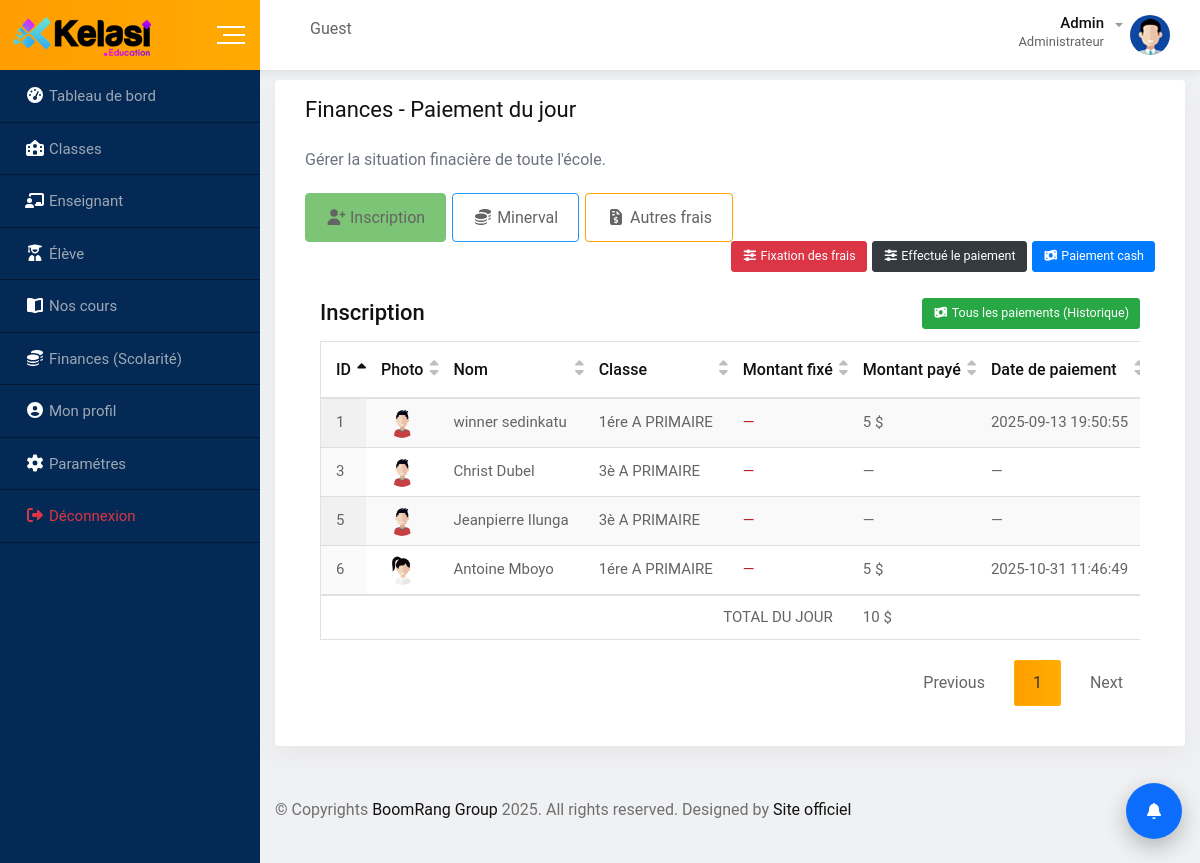
The page /admin/paiement.php (signed in) on the database its author committed.
### tables this page shows
CREATE TABLE `students` (
  `id` int(11) NOT NULL,
  `first_name` varchar(100) NOT NULL,
  `last_name` varchar(100) NOT NULL,
  `username` varchar(100) NOT NULL,
  `gender` varchar(10) DEFAULT NULL,
  `date_of_birth` date DEFAULT NULL,
  `email` varchar(150) NOT NULL,
  `phone` varchar(20) DEFAULT NULL,
  `class_id` int(11) DEFAULT NULL,
  `PASSWORD` varchar(255) NOT NULL,
  `father` varchar(50) NOT NULL,
  `mother` varchar(50) NOT NULL,
  `phone_responsable` varchar(20) NOT NULL,
  `email_responsable` varchar(150) NOT NULL,
  `created_at` timestamp NOT NULL DEFAULT current_timestamp(),
  `code_ecole` varchar(11) NOT NULL,
  `ecole_provenance` text NOT NULL,
  `statut` enum('valider','invalide') NOT NULL DEFAULT 'invalide'
);

### admin/paiement.php (the view, shortened to what this page needs)
<?php
$pdo = null;
function h($s){ return htmlspecialchars((string)$s, ENT_QUOTES, 'UTF-8'); }
function money($v){ if ($v === null || $v === '') return '—'; return number_format((float)$v, 0, ',', ' ').' $'; }
$codeEcole = (string)($_SESSION['code_ecole'] ?? '');
function fetchRows(PDO $pdo, string $statut, string $cfgTable, ?string $codeEcole=null): array {
    $extraCols = '';
    if ($cfgTable === 'autres_frais') {
        $extraCols = ", cfg.description AS autres_frais_description";
    }
    $sql = "
        SELECT
            s.id            AS students_id,
            s.first_name,
            s.last_name,
            s.gender,
            s.code_ecole,
            c.classe,
            c.description   AS classe_desc,
            n.description   AS niveau_label,
            sec.description AS section_label,
            opt.description AS option_label,
            p.montant_paye,
            p.date_paiement,
            p.solde,
            cfg.montant     AS montant_fixe
            {$extraCols}
        FROM students s
        LEFT JOIN classes  c   ON s.class_id = c.id
        LEFT JOIN niveau   n   ON c.niveau  = n.id
        LEFT JOIN section  sec ON c.section = sec.id
        LEFT JOIN options  opt ON c.options = opt.id
        LEFT JOIN paiement p
            ON p.id = (
                SELECT MAX(p2.id) FROM paiement p2
                WHERE p2.eleve = s.id AND p2.statut = :statut
            )
        LEFT JOIN {$cfgTable} cfg
            ON cfg.code_ecole = s.code_ecole
           AND cfg.niveau     = c.niveau
           AND cfg.section    = c.section
           AND cfg.`OPTION`   = c.options
           AND cfg.classe     = c.id
    ";
    $params = [':statut'=>$statut];
    if (!empty($codeEcole)) {
        $sql .= " WHERE s.code_ecole = :ce ";
        $params[':ce'] = $codeEcole;
    }
    $sql .= " ORDER BY s.id DESC LIMIT 5";
    $st = $pdo->prepare($sql);
    $st->execute($params);
    return $st->fetchAll(PDO::FETCH_ASSOC) ?: [];
}
$rowsInscription = fetchRows($pdo, 'Inscription', 'frais_d_inscription', $codeEcole);
$totalInscription = 0;
foreach ($rowsInscription as $r) {
    $totalInscription += (float)($r['montant_paye'] ?? 0);
}
?>
<!doctype html>
<html class="no-js" lang="fr">
<head>
    <link rel="stylesheet" href="../css/normalize.css">
    <link rel="stylesheet" href="../css/main.css">
    <link rel="stylesheet" href="../css/bootstrap.min.css">
    <link rel="stylesheet" href="../css/all.min.css">
    <link rel="stylesheet" href="../fonts/flaticon.css">
    <link rel="stylesheet" href="../css/animate.min.css">
    <link rel="stylesheet" href="../css/datepicker.min.css">
    <link rel="stylesheet" href="../css/select2.min.css">
    <link rel="stylesheet" href="../css/jquery.dataTables.min.css">
    <link rel="stylesheet" href="../style.css">
</head>
<body>
    <div id="wrapper" class="wrapper bg-ash">
        <?php require_once('layout/navbar.php'); ?>
        <div class="dashboard-page-one">
            <?php require_once('layout/sidebar.php'); ?>
            <div class="dashboard-content-one">
                <div class="row mt-3">
                    <div class="card ui-tab-card w-100">
                        <div class="card-body">
                            <h3>Finances - Paiement du jour</h3>
                            <p class="muted">Gérer la situation finacière de toute l'école.</p>
                            <div class="icon-tab">
                                <ul class="nav nav-tabs d-flex align-items-center" role="tablist">
                                    <li class="nav-item">
                                        <a class="nav-link border-dark-pastel-green active" data-toggle="tab"
                                            href="#tabInscription">
                                            <i class="fas fa-user-plus"></i> Inscription
                                        </a>
                                    </li>
                                    <li class="nav-item">
                                        <a class="nav-link border-dodger-blue" data-toggle="tab" href="#tabMinerval">
                                            <i class="fas fa-coins"></i> Minerval
                                        </a>
                                    </li>
                                    <li class="nav-item">
                                        <a class="nav-link border-orange-peel" data-toggle="tab" href="#tabAutres">
                                            <i class="fas fa-file-invoice-dollar"></i> Autres frais
                                        </a>
                                    </li>
                                    <li class="ml-auto d-flex">
                                        <a class="btn btn-danger mr-2 btn-lg" href="fixation-frais-scolaire.php">
                                            <i class="fas fa-sliders-h"></i> Fixation des frais
                                        </a>
                                        <a class="btn btn-dark mr-2 btn-lg" href="paiement_scolaire.php">
                                            <i class="fas fa-sliders-h"></i> Effectué le paiement
                                        </a>
                                        <a class="btn btn-primary btn-lg" href="paiement_cash.php">
                                            <i class="fas fa-money-bill-wave"></i> Paiement cash
                                        </a>
                                    </li>
                                </ul>
                                <div class="tab-content">
                                    <div class="tab-pane fade show active" id="tabInscription" role="tabpanel">
                                        <div class="col-12-xxxl col-12">
                                            <div class="heading-layout1">
                                                <div class="item-title">
                                                    <h3>Inscription</h3>
                                                </div>
                                                <a class="btn btn-success btn-lg" href="paiement_history.php">
                                                    <i class="fas fa-money-bill-wave"></i> Tous les paiements
                                                    (Historique)
                                                </a>
                                            </div>
                                            <div class="table-responsive">
                                                <table class="table display data-table text-nowrap">
                                                    <thead>
                                                        <tr>
                                                            <th>ID</th>
                                                            <th>Photo</th>
                                                            <th>Nom</th>
                                                            <th>Classe</th>
                                                            <th class="text-dange">Montant fixé</th>
                                                            <th>Montant payé</th>
                                                            <th>Date de paiement</th>
                                                        </tr>
                                                    </thead>
                                                    <tbody>
                                                        <?php if ($rowsInscription): ?>
                                                        <?php foreach ($rowsInscription as $r):
                                                        $fullName  = trim(($r['first_name'] ?? '').' '.($r['last_name'] ?? ''));
                                                        $classeLbl = trim(
                                                            ($r['classe'] ?? '').
                                                            (($r['classe_desc'] ?? '') ? ' '.$r['classe_desc'] : '').
                                                            (($r['niveau_label'] ?? '') ? ' '.$r['niveau_label'] : '').
                                                            (($r['section_label'] ?? '') ? ' '.$r['section_label'] : '').
                                                            (($r['option_label'] ?? '') ? ' '.$r['option_label'] : '')
                                                        );
                                                        $img = (strtolower((string)$r['gender']) === 'femme') ? '../img/figure/student.png' : '../img/figure/student1.png';
                                                    ?>
                                                        <tr>
                                                            <td><?= (int)$r['students_id'] ?></td>
                                                            <td class="text-center"><img class="img-avatar"
                                                                    src="<?= h($img) ?>" alt="student"></td>
                                                            <td><?= h($fullName) ?></td>
                                                            <td><?= h($classeLbl) ?></td>
                                                            <td class="text-dange">
                                                                <?= money($r['montant_fixe'] ?? null) ?></td>
                                                            <td><?= money($r['montant_paye'] ?? null) ?></td>
                                                            <td><?= h($r['date_paiement'] ?? '—') ?></td>
                                                        </tr>
                                                        <?php endforeach; ?>
                                                        <?php endif; ?>
                                                    </tbody>
                                                    <tr class="bg-light font-weight-bold">
                                                        <td colspan="5" class="text-right">TOTAL DU JOUR</td>
                                                        <td><?= money($totalInscription) ?></td>
                                                        <td colspan="3"></td>
                                                    </tr>
                                                </table>
                                            </div>
                                        </div>
                                    </div>
                                </div>
                            </div>
                        </div>
                    </div>
                    <?php require_once('layout/footer.php'); ?>
                </div>
            </div>
        </div>
    </div>
</body>
</html>

### css/main.css (style rules this page uses)
html { color: #222; font-size: 1em; line-height: 1.4; }
audio, canvas, iframe, img, svg, video { vertical-align: middle; }

### admin/paiement.php (style rules this page uses)
.img-avatar { width: 30px; height: 30px; border-radius: 50%; object-fit: cover }
.muted { color: #6b7280 }
.text-dange { color: #b91c1c; font-weight: 600; }
.ui-tab-card .nav-tabs .nav-link { margin-right: .5rem }
.table td, .table th { vertical-align: middle }

### rows shown on the page
students: id "6", shows a picture, fullName "Antoine Mboyo", classeLbl "1ére A PRIMAIRE", montant_fixe "—", montant_paye "5 $", date_paiement "2025-10-31 11:46:49"
students: id "5", fullName "Jeanpierre Ilunga", classeLbl "3è A PRIMAIRE", montant_fixe "—", montant_paye "—", date_paiement "—"
students: id "3", fullName "Christ Dubel", classeLbl "3è A PRIMAIRE", montant_fixe "—", montant_paye "—", date_paiement "—"
students: id "1", fullName "winner sedinkatu", classeLbl "1ére A PRIMAIRE", montant_fixe "—", montant_paye "5 $", date_paiement "2025-09-13 19:50:55"

### other values the page prints
money($totalInscription) "10 $"
